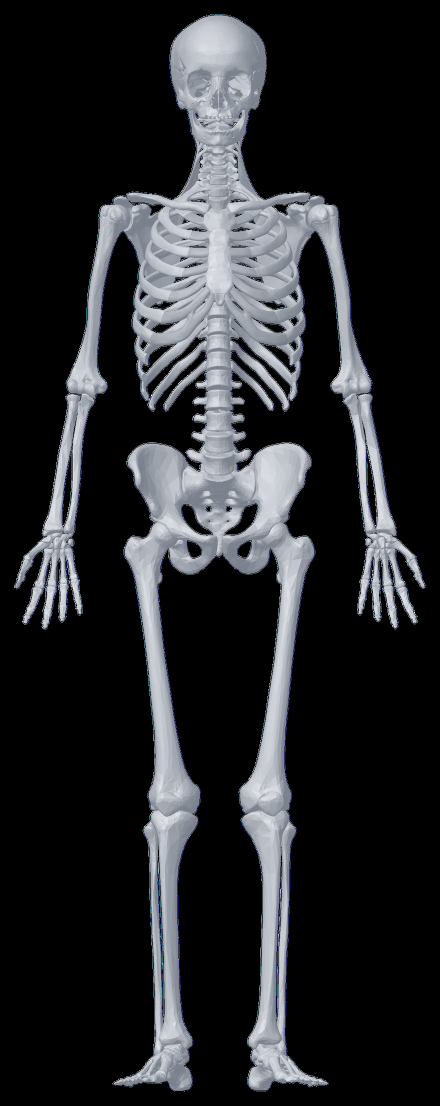
#> input picture backend/app/data/anatomy/esqueleto-anterior.png, 880 x 2212 px (shown at 1/2 size)
$ python -i referenceBodyCompare.py   (imports and definitions only)
#> lines starting #> are read from the running program, lines starting #| are printed output that depends on the picture; after the words box and inside, x2 and y2 are one past the last pixel; in counts of white or black regions, pixels touching at a corner belong together
"""Compara el cuerpo de nuestra captura con el de la maqueta: alinea por caja del cuerpo y mide por zonas."""

import sys

import cv2
import numpy as np
from PIL import Image

mockup, capture = sys.argv[1], sys.argv[2]


def body_box(img: np.ndarray) -> tuple[int, int, int, int]:
    hsv = cv2.cvtColor(img, cv2.COLOR_RGB2HSV)
#> hsv: shape (2212, 880, 3); mean H, S, V 25.2, 5.6, 42.9
    mask = ((img.max(axis=2) > 96) & ((hsv[:, :, 1] > 70) | (hsv[:, :, 2] > 170))).astype(np.uint8)
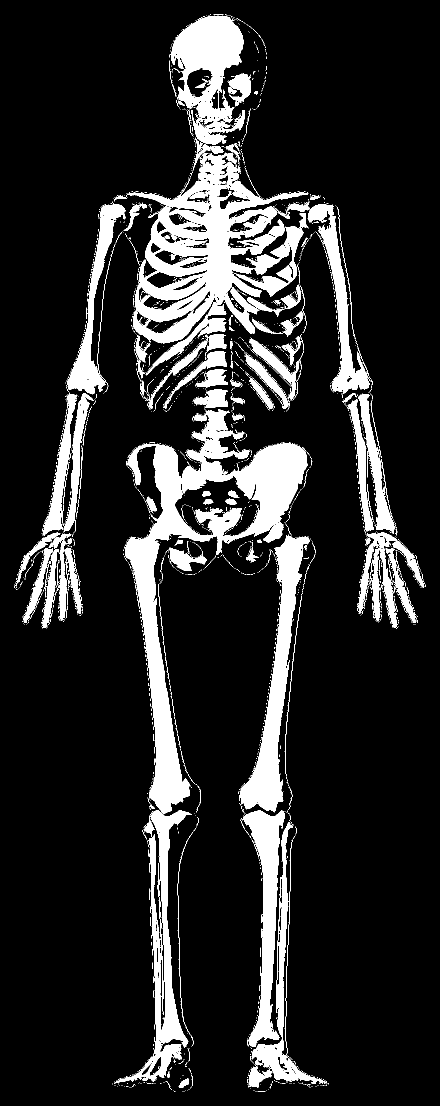
#> mask: shape (2212, 880) (shown at 1/2 size); values 0 (black) and 1 (white), 15.1% white; 2974 white regions (2814 under 20 px), largest, box (x1, y1, x2, y2) and area: (228, 818, 615, 2168) 77865, (255, 305, 618, 751) 57772, (481, 1069, 620, 1624) 20798
    mask = cv2.morphologyEx(mask, cv2.MORPH_CLOSE, np.ones((3, 3), np.uint8))
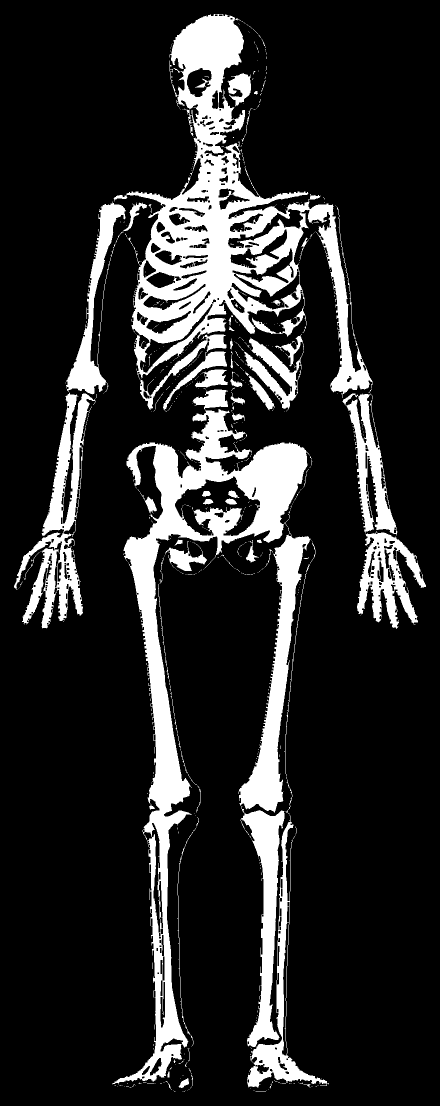
#> mask: shape (2212, 880) (shown at 1/2 size); values 0 (black) and 1 (white), 16.2% white; 680 white regions (598 under 20 px), largest, box (x1, y1, x2, y2) and area: (227, 28, 745, 820) 105397, (225, 779, 620, 2169) 84848, (477, 1055, 622, 2094) 37237
    count, labels, stats, _ = cv2.connectedComponentsWithStats(mask)
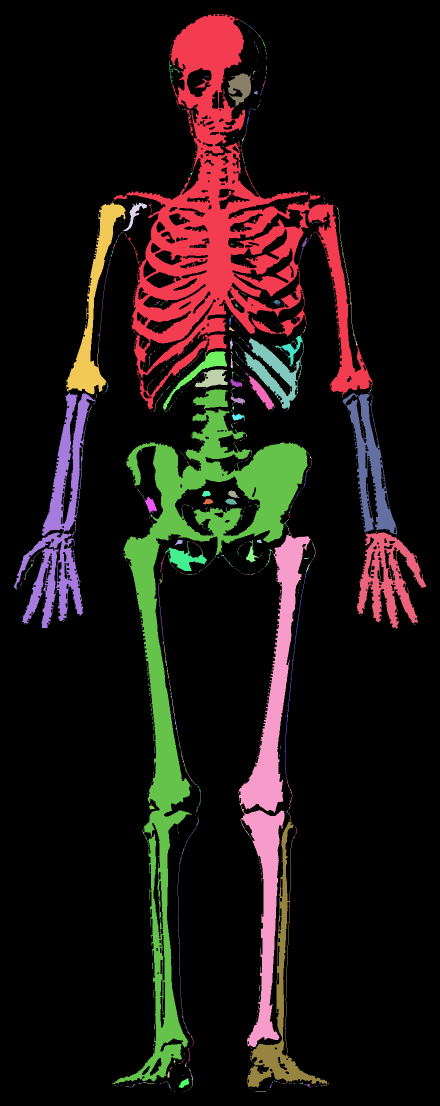
#> labels: shape (2212, 880) int32 (shown at 1/2 size); 681 distinct labels, from 0 to 680; one colour per label, 0 black
#> count = 681; stats = 681 rows, first 6: [0, 0, 880, 2212, 1630949], [227, 28, 518, 792, 105397], [483, 42, 4, 3, 4], [488, 45, 2, 2, 2], [477, 46, 1, 1, 1], [491, 47, 2, 2, 2]
    largest = 1 + int(np.argmax(stats[1:, cv2.CC_STAT_AREA]))
#> largest = 1
    ys, xs = np.where(labels == largest)
    return xs.min(), ys.min(), xs.max(), ys.max()


# [2 lines not run here, left out]
# [1 line that did not run here, left out]
# [1 line that did not run here, left out]
# [1 line that did not run here, left out]
# [1 line that did not run here, left out]
# [1 line not run here, left out]

# [1 line that did not run here, left out]
zones = {"cabeza": (0.0, 0.17), "pecho": (0.17, 0.38), "vientre": (0.38, 0.55), "piernas": (0.55, 1.0)}
# [1 line that did not run here, left out]
# [1 line that did not run here, left out]
# [1 line that did not run here, left out]
# [6 lines not run here, left out]
# [1 line that did not run here, left out]
# [2 lines not run here, left out]

>>> import cv2
>>> picture = cv2.cvtColor(cv2.imread('../../../backend/app/data/anatomy/esqueleto-anterior.png'), cv2.COLOR_BGR2RGB)
>>> result = body_box(picture)
#> result = (227, 28, 744, 819)
